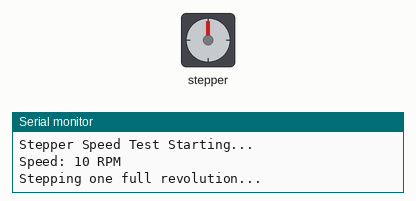
This sketch was run on a simulated Arduino Uno, built with avr-gcc and run on an emulated ATmega328P. Shown: stepper motor, the last lines printed to the serial monitor. Stepper angles assume 400 steps per turn.

Above: at 0.16 s.
At 9.24 s:
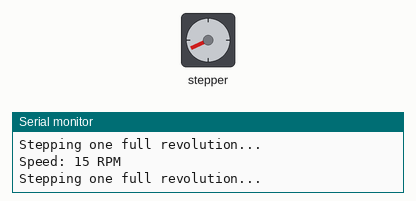
At 18.42 s:
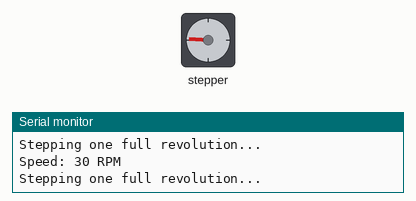
At 37.61 s:
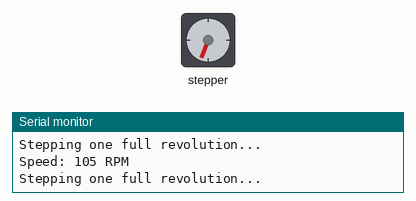
Timing chart, 0 to 40.0 s (numbered marks = the images above):
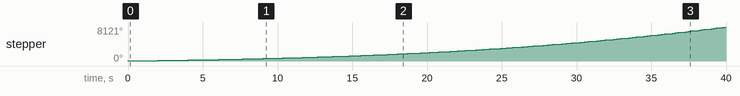

The sketch:

8-1.C.ino
```cpp
/*
  Stepper Motor Speed Test
  CS 4540 - Lab 08

  This program:
  - Spins the stepper continuously in one direction
  - Lets you time how long one full revolution takes
  - Gradually increases speed to find the maximum usable RPM
*/

#include <Stepper.h>

const int stepsPerRevolution = 400;   // 400 steps = 360 degrees

// Stepper connected to pins 8-11
Stepper myStepper(stepsPerRevolution, 8, 9, 10, 11);

// Starting speed (RPM)
int speedRPM = 10;

void setup() {
  Serial.begin(9600);
  Serial.println("Stepper Speed Test Starting...");
}

void loop() {

  // 1. Set speed and run one revolution
  myStepper.setSpeed(speedRPM);

  Serial.print("Speed: ");
  Serial.print(speedRPM);
  Serial.println(" RPM");

  Serial.println("Stepping one full revolution...");
  myStepper.step(stepsPerRevolution);   // 360 degrees

  // 2. Increase speed gradually
  speedRPM += 5;   // Increase speed by 5 RPM each cycle
  if (speedRPM > 200) {
    speedRPM = 10; // Reset if too fast
    Serial.println("Resetting speed back to 10 RPM");
  }

  delay(300);  // Short pause so you can observe behavior
}
```

Measured:
- by itself, stepper: keeps turning clockwise at about 203°/s
